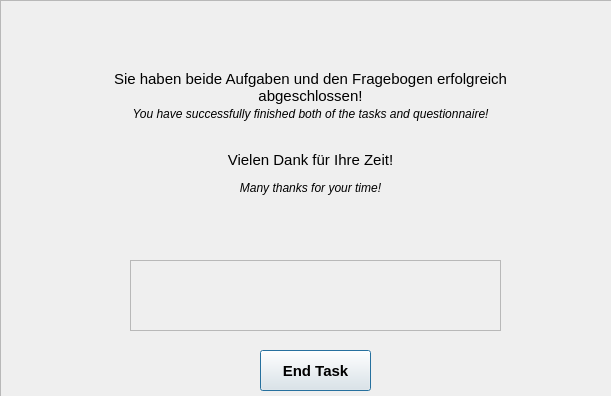
<?xml version="1.0" encoding="UTF-8"?>
<ui version="4.0">
 <class>endtask</class>
 <widget class="QDialog" name="endtask">
  <property name="geometry">
   <rect>
    <x>0</x>
    <y>0</y>
    <width>611</width>
    <height>396</height>
   </rect>
  </property>
  <property name="windowTitle">
   <string>Dialog</string>
  </property>
  <widget class="QFrame" name="frame">
   <property name="geometry">
    <rect>
     <x>0</x>
     <y>0</y>
     <width>671</width>
     <height>401</height>
    </rect>
   </property>
   <property name="frameShape">
    <enum>QFrame::StyledPanel</enum>
   </property>
   <property name="frameShadow">
    <enum>QFrame::Raised</enum>
   </property>
   <widget class="QPushButton" name="EndButton">
    <property name="geometry">
     <rect>
      <x>260</x>
      <y>350</y>
      <width>111</width>
      <height>41</height>
     </rect>
    </property>
    <property name="font">
     <font>
      <pointsize>11</pointsize>
      <bold>true</bold>
     </font>
    </property>
    <property name="text">
     <string>End Task</string>
    </property>
   </widget>
   <widget class="QFrame" name="frame_2">
    <property name="geometry">
     <rect>
      <x>130</x>
      <y>260</y>
      <width>371</width>
      <height>71</height>
     </rect>
    </property>
    <property name="frameShape">
     <enum>QFrame::StyledPanel</enum>
    </property>
    <property name="frameShadow">
     <enum>QFrame::Raised</enum>
    </property>
   </widget>
   <widget class="QWidget" name="layoutWidget">
    <property name="geometry">
     <rect>
      <x>100</x>
      <y>20</y>
      <width>421</width>
      <height>225</height>
     </rect>
    </property>
    <layout class="QVBoxLayout" name="verticalLayout">
     <item>
      <widget class="QLabel" name="label">
       <property name="font">
        <font>
         <pointsize>11</pointsize>
        </font>
       </property>
       <property name="text">
        <string>&lt;html&gt;&lt;head/&gt;&lt;body&gt;&lt;p align=&quot;center&quot;&gt;Sie haben beide Aufgaben und den Fragebogen erfolgreich abgeschlossen!&lt;span style=&quot; font-style:italic;&quot;&gt;&lt;br/&gt;&lt;/span&gt;&lt;span style=&quot; font-size:9pt; font-style:italic;&quot;&gt;You have successfully finished both of the tasks and questionnaire!&lt;/span&gt;&lt;br/&gt;&lt;/p&gt;&lt;p align=&quot;center&quot;&gt;Vielen Dank für Ihre Zeit!&lt;/p&gt;&lt;p align=&quot;center&quot;&gt;&lt;span style=&quot; font-size:9pt; font-style:italic;&quot;&gt;Many thanks for your time!&lt;/span&gt;&lt;/p&gt;&lt;/body&gt;&lt;/html&gt;</string>
       </property>
       <property name="alignment">
        <set>Qt::AlignCenter</set>
       </property>
       <property name="wordWrap">
        <bool>true</bool>
       </property>
      </widget>
     </item>
    </layout>
   </widget>
  </widget>
 </widget>
 <resources/>
 <connections/>
</ui>
